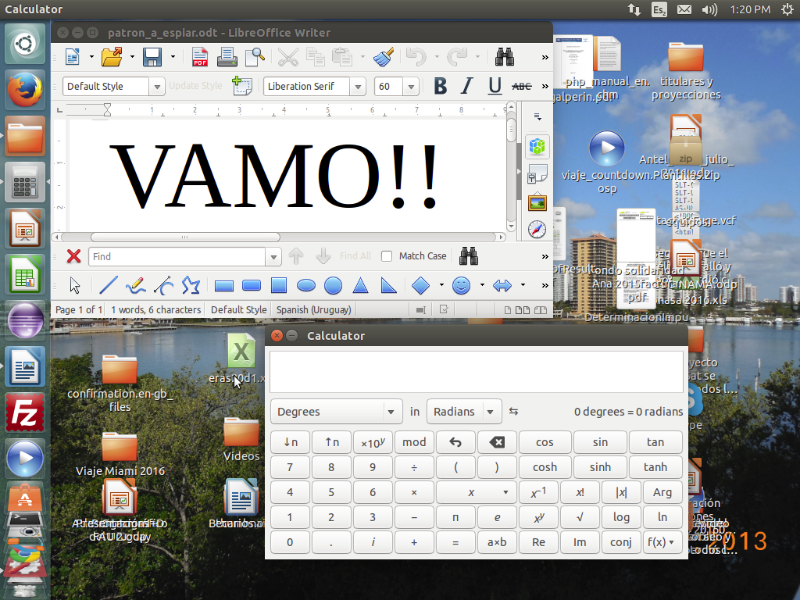
%> input picture Imagen_800_600.png, 800 x 600 px
$ octave Espectro_TDMS_3.m   (GNU Octave 9; MATLAB toolbox functions it lacks are replaced by stand-ins)
%> lines starting %> are read from the running program, lines starting %| are printed output that depends on the picture
%close all
%clear all
martin = 0;    # artificio para poner la misma cantidad de blankings que TempestSDR o lo que usa Martin
pkg load signal
tic();
format short g
fr=60;
Vswing = 128;
tic();
pkg load control;
cd /home/pablo2/Pictures;
color = 1;
#[imagen,map,alfa]=imread('imagen_1024_768.png');
[imagen,map,alfa]=imread('Imagen_800_600.png');
%> imagen is the input picture: size 600x800x3 uint8; mean R, G, B 160.1, 162.9, 164.1
%> map = []; alfa = []
#[imagen,map,alfa]=imread('Imagen_800_600_contraste.png');
#[imagen,map,alfa]=imread('patrones_pruebas_2.png');
red=imagen(:,:,1);
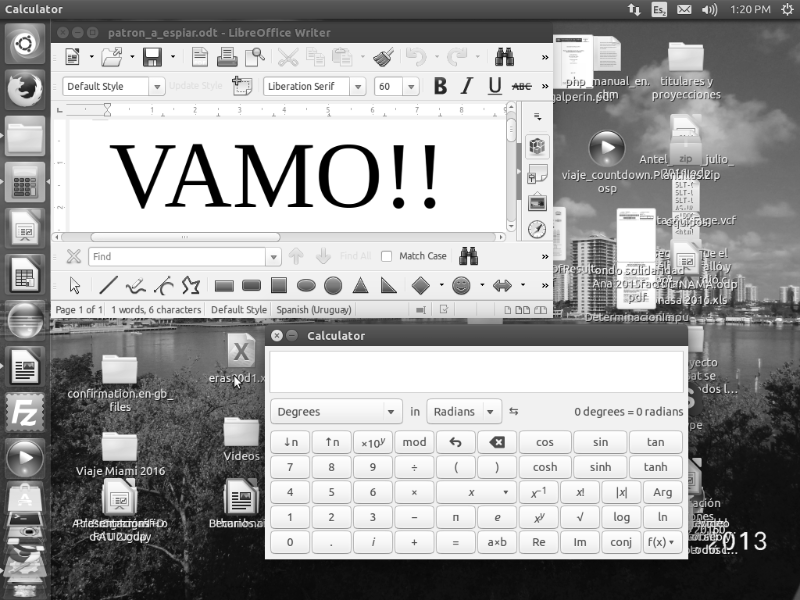
%> red: size 600x800 uint8; min 0, max 255, mean 160.1
blue=imagen(:,:,3);
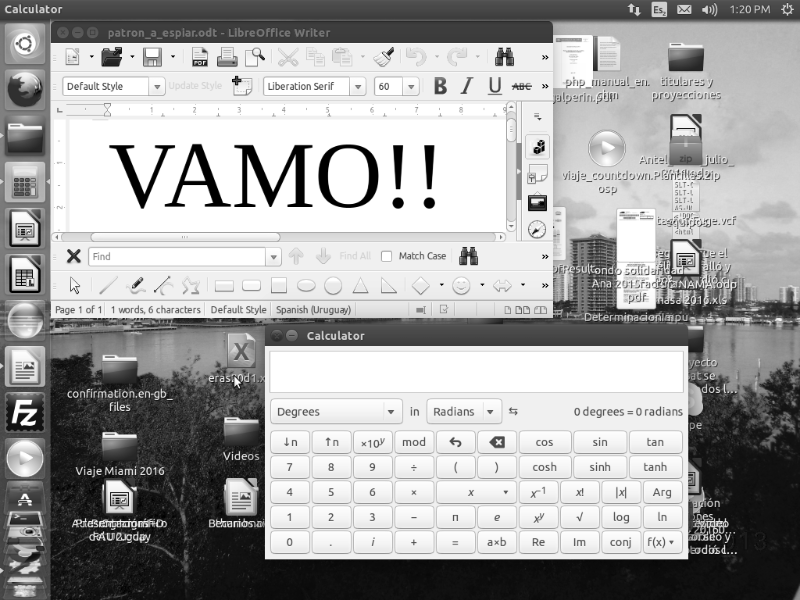
%> blue: size 600x800 uint8; min 0, max 255, mean 164.1
green=imagen(:,:,2);
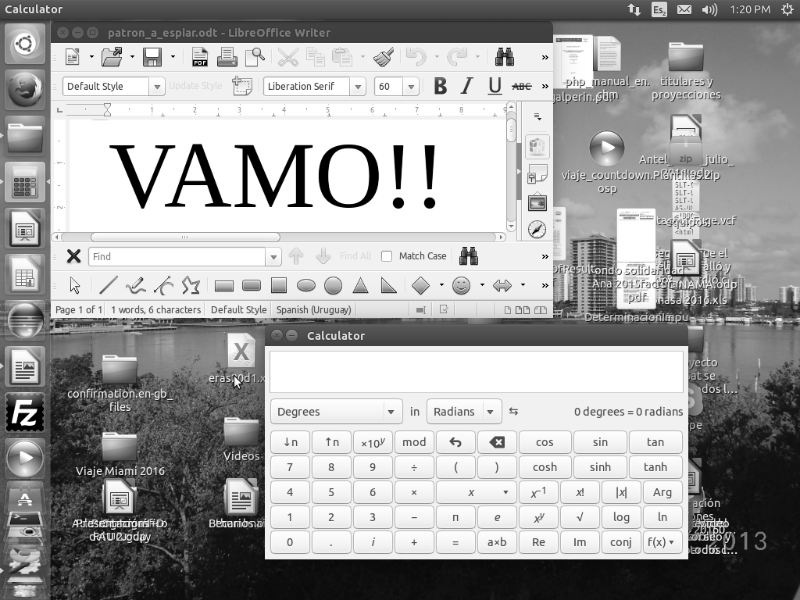
%> green: size 600x800 uint8; min 0, max 255, mean 162.9
[yd,xd]=size(red);                      # obtiene la resolución
%> yd = 600; xd = 800

# habría que serializarlo, ponerle el sincronismo, etc.
# usando norma VESA
# Construimos una matriz con todos esos parámetros donde:
# en cada fila, las primeras tres columnas son la resolución
#
# [res_hor, res_vert, refresh_rat,
#  H_sync, H_back_porch, H_left_border, H_right_border, H_front_porch,
# V_blank, V_sync, V_back_porch, V_top_border, V_bottom_border, V_front_porch]
#
# recordar que los H está en píxeles y lo V en líneas
#    En la planilla VESA
#1) Enter Desired Horizontal Pixels Here =>									1024
#2) Enter Desired Vertical Lines Here =>									768
#3) Enter If You Want Margins Here (Y or N) =>								n
#4) Enter If You Want Interlace Here (Y or N) =>						 		y
#5) Enter Vertical Scan Frame Rate Here =>
#6) Enter If You Want Reduced Blanking Here (Y or N)  =>	     				LINES
#7) Use Reduced Blank Timing version 2  (Y or N) =>							LINES	Applicaple if  answer to question 6 is "Y"
#8) Apply (1000/1001) factor to Frame Rate for video optimized variant (Y or N) =>	n	Applicaple if  answer to question 6 & 7 is "Y"

INTERLACE  = 0;
MIN_V_PORCH_RND = 0;
if (martin == 0)    #construimos rellenos iguales a los de martin o no, solo a los efectos de ver mejor en el TempesSDR

Mat_rellenos = [800  600 60 80 112  0  0  32 24 4 17 0 0 3 59.861;
1024  768 60 104 152 0 0  48 30 4 23 0 0 3 59.920;
1920 1080 60 200 328 0 0 128 40 5 32 0 0 3 59.963;
1280  960 60 128 208 0 0 128 36 4 29 0 0 3 59.939;
1366  768 60 136 208 0 0  72 30 5 22 0 0 3 59.799;
1360  768 60 136 208 0 0  72 30 5 22 0 0 3 59.799;
1280  720 60 128 192 0 0  64 28 5 20 0 0 3 59.855];
else

Mat_rellenos = [800  600 60 80 112  16  16  32 24 4 17 1 1 3 59.861;
1024  768 60 104 152 8 8  48 30 4 23 4 4 3 59.920;
1920 1080 60 200 328 0 0 128 40 5 32 2 2 3 59.963;
1280  960 60 128 208 52 52 128 36 4 29 2 2 3 59.939;
1366  768 60 136 208 2 2  72 30 5 22 0 0 3 59.799;
1360  768 60 136 208 2 2  72 30 5 22 0 0 3 59.799;
1280  720 60 128 192 0 0  64 28 5 20 0 0 3 59.855];
endif

# OJO que la 1366x768 no es VESA...
# buscamos las lineas
[h,v] = size(Mat_rellenos);
# si no existen las resolución asumimos que es 1024x768@60

fila = 0;
for i=1:h
	if (and(Mat_rellenos(i,1)==xd,Mat_rellenos(i,2)==yd,Mat_rellenos(i,3)==fr))
		fila = i;
		break;
	endif
end
%> after the loop, fila = 1
if (fila == 0)
	error("No encontramos las frecuencias corresponientes en Mat_frec");
else
	H_sync = Mat_rellenos(fila,4);
%> H_sync = 80
	H_back_porch = Mat_rellenos(fila,5);
%> H_back_porch = 112
	H_left_border = Mat_rellenos(fila,6);
%> H_left_border = 0
	H_right_border = Mat_rellenos(fila,7);
%> H_right_border = 0
	H_front_porch = Mat_rellenos(fila,8);
%> H_front_porch = 32

	V_blank = Mat_rellenos(fila,9);
%> V_blank = 24
	V_sync = Mat_rellenos(fila,10);
%> V_sync = 4
	V_back_porch = Mat_rellenos(fila,11);
%> V_back_porch = 17
	V_top_border = Mat_rellenos(fila,12);
%> V_top_border = 0
	V_bottom_border = Mat_rellenos(fila,13);
%> V_bottom_border = 0
	V_front_porch = Mat_rellenos(fila,14);
%> V_front_porch = 3
     fr= Mat_rellenos(fila,15);
%> fr = 59.86
endif
pix_tot_linea = xd + H_sync +	H_back_porch + H_left_border + H_right_border + H_front_porch;
% [9 lines of commented-out code are left out]
lineas_totales = (yd/2 + V_top_border + V_bottom_border + V_sync + V_back_porch + INTERLACE + MIN_V_PORCH_RND);
#si tuvimos una coincidencia en la matriz de relleno, debemos poner la verdadera fr que difiere un cacho de 60Hz
fp=pix_tot_linea*lineas_totales*fr;
# construimos la señal serializada del rojo
# al rojo le agrego los blankings
# primero los de la izquiera y derecha...
trama_red = [zeros(yd,H_sync+H_back_porch+H_left_border) red  zeros(yd,H_right_border+H_front_porch)];
trama_blue = [zeros(yd,H_sync+H_back_porch+H_left_border) blue  zeros(yd,H_right_border+H_front_porch)];
trama_green = [zeros(yd,H_sync+H_back_porch+H_left_border) green  zeros(yd,H_right_border+H_front_porch)];
[aux,xt]=size(trama_red);
# luego los de arriba y abajo y el flyback
trama_red = [zeros((V_sync+V_back_porch+V_top_border),xt); trama_red; zeros((V_bottom_border+V_front_porch),xt)];
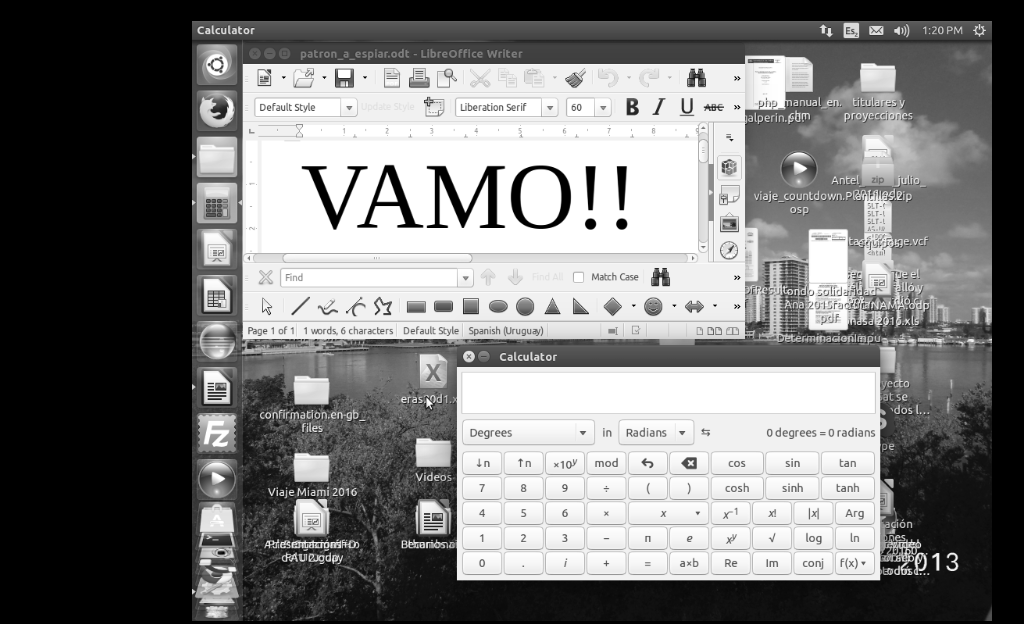
%> trama_red: size 624x1024 uint8; min 0, max 255, mean 120.2
trama_blue = [zeros((V_sync+V_back_porch+V_top_border),xt); trama_blue; zeros((V_bottom_border+V_front_porch),xt)];
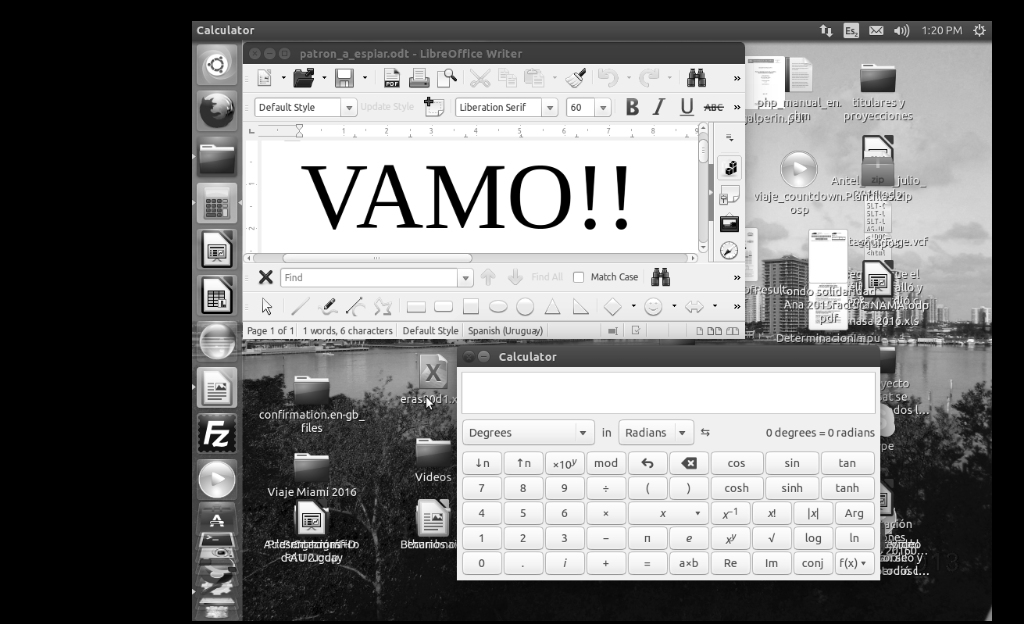
%> trama_blue: size 624x1024 uint8; min 0, max 255, mean 123.3
trama_green = [zeros((V_sync+V_back_porch+V_top_border),xt); trama_green; zeros((V_bottom_border+V_front_porch),xt)];
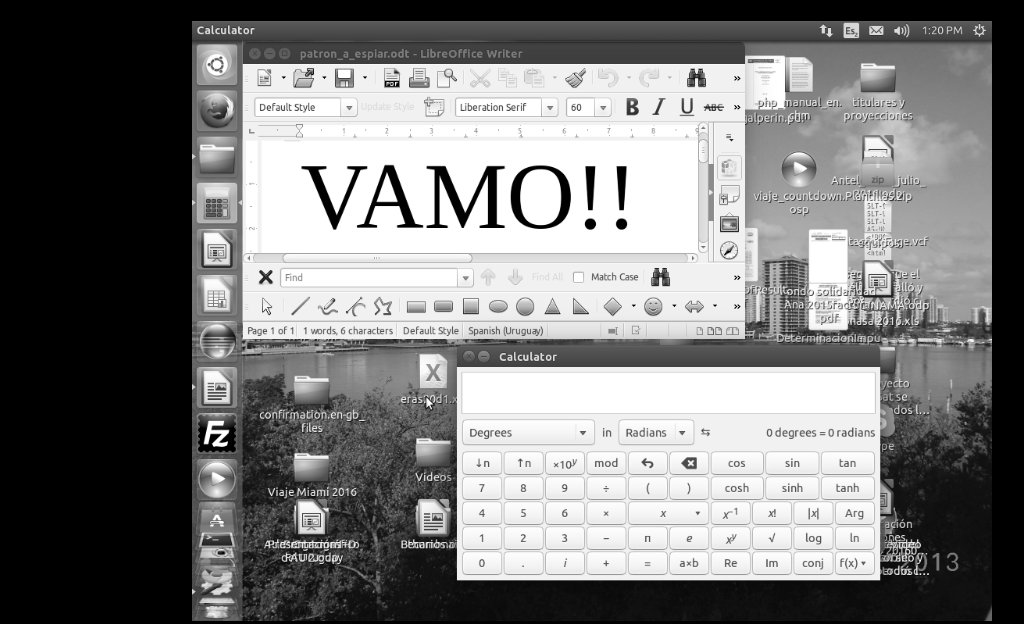
%> trama_green: size 624x1024 uint8; min 0, max 255, mean 122.4
[yt,xt] = size(trama_red);

# ya tenemos en "trama" la imagen "grande" con los blankings
#
# ahora deberiamos serializarla

imagen_blanking(:,:,1)=trama_red;
imagen_blanking(:,:,2)=trama_green;
imagen_blanking(:,:,3)=trama_blue;
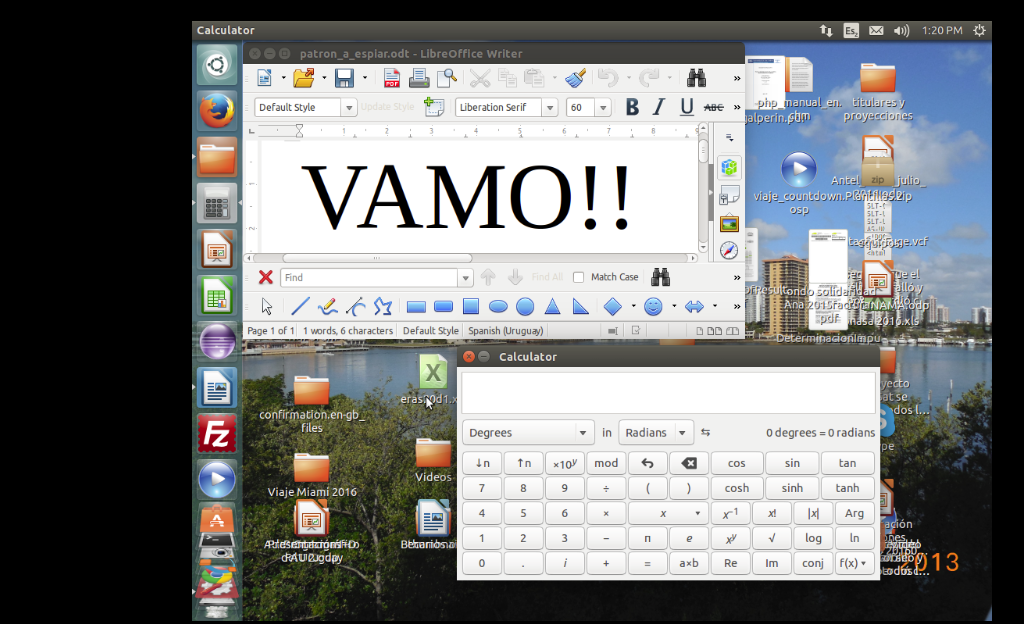
%> imagen_blanking: size 624x1024x3 uint8; mean R, G, B 120.2, 122.4, 123.3
cd /Users/Pablo/Maestría/Octave;
#fid=fopen('imagen_VGA.dat','w');
#fwrite(fid,reshape(trama_red',1,[]),'float32');
#fclose(fid);
#imwrite(imagen_blanking,'imagen_blanking.png');
lineas = 1;
cnt = 0;
salida=[];
switch color
     case 1
          pixel = dec2bin(trama_red',8);
%> pixel = 638976 items
          color_archivo = '_red';
     case 2
          pixel = dec2bin(trama_green',8);
          color_archivo = '_green';
     case 3
          pixel = dec2bin(trama_blue',8);
          color_archivo = '_blue';
     otherwise
          pixel = dec2bin(trama_red',8);
          color_archivo = '_red';
endswitch
%> (the run ends here)

$ run again, with patrones_pruebas_2.png copied over Imagen_800_600.png
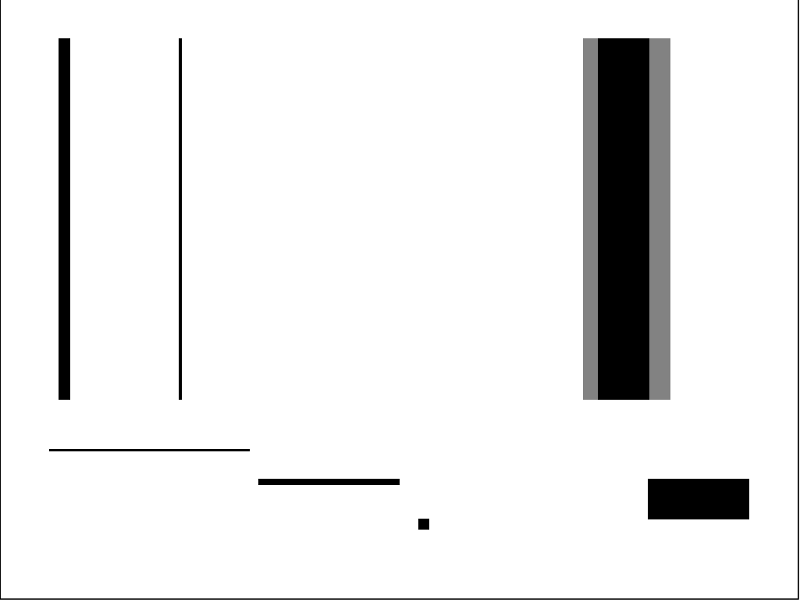
%> input picture patrones_pruebas_2.png, 800 x 600 px
%> imagen is the input picture: size 600x800x3 uint8; min 0, max 255, mean 234.7
%> alfa: size 600x800 uint8; every value is 255
%> map = []
%> `trama_red = [zeros(yd,H_sync+H_back_porch+H_left_border) red  zeros(yd..`:
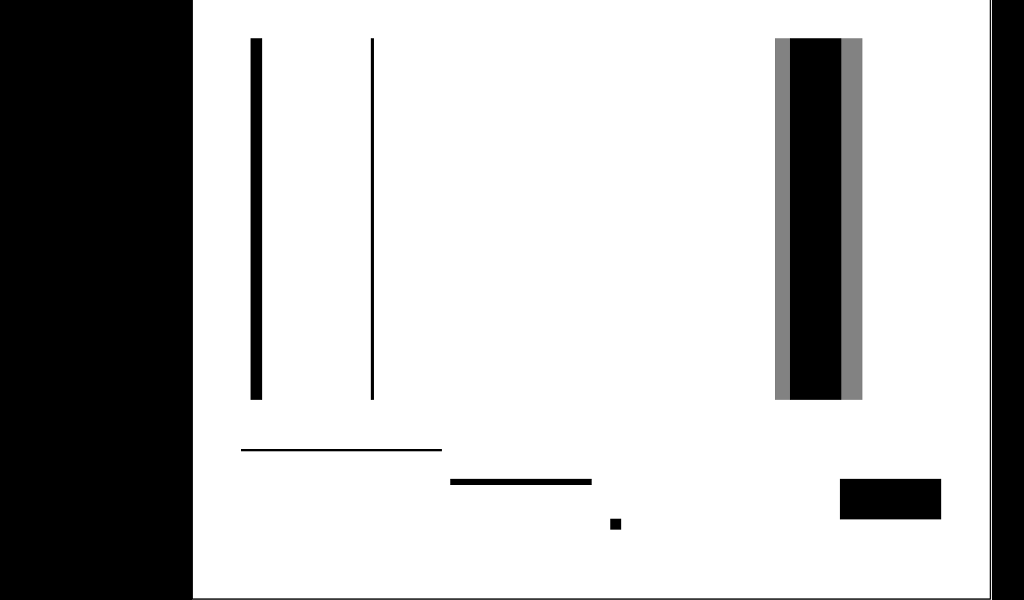
%> trama_red: size 600x1024 uint8; min 0, max 255, mean 183.3
%> `trama_red = [zeros((V_sync+V_back_porch+V_top_border),xt); trama_red; ..`:
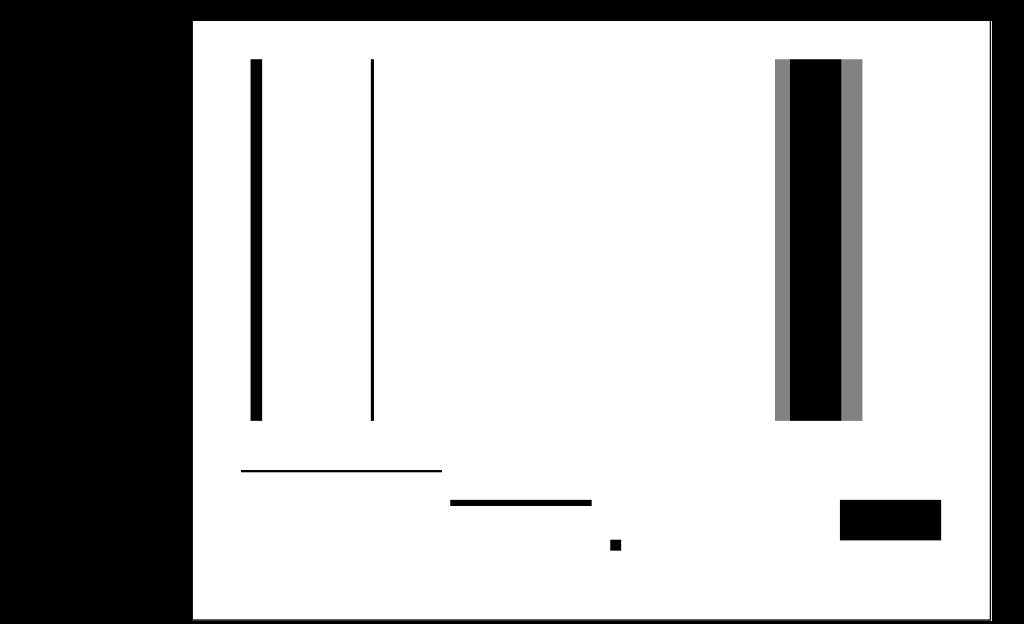
%> trama_red: size 624x1024 uint8; min 0, max 255, mean 176.3
%> pixel = 638976 items
